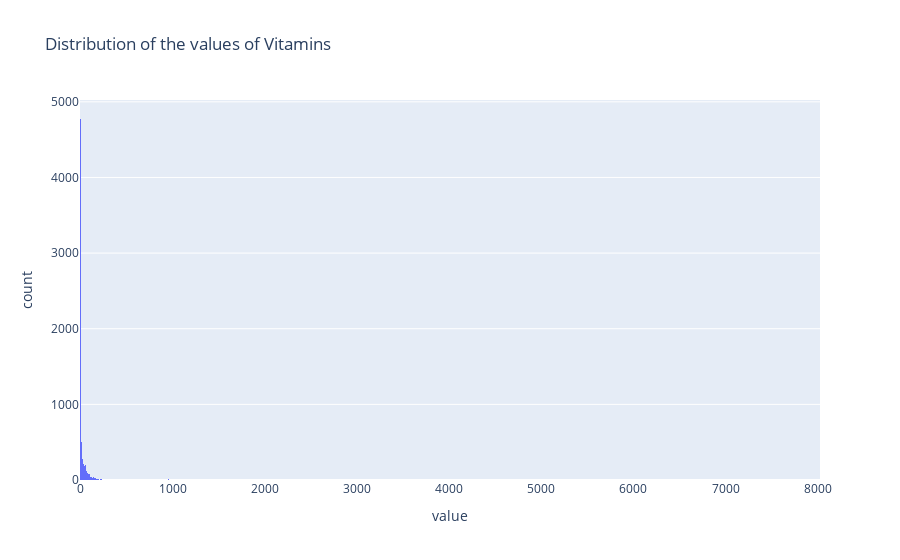

This figure's notebook cell:
### Markdown cell above
We can check the distribution of the data to see which statistical approach can be used.

### Code cell
# draw a histogram to check value distribution
fig = px.histogram(nutr_vit['value'], x='value', title='Distribution of the values of Vitamins')
fig.show()

### Figure 1 — Plotly figure (JSON) as saved in the notebook; plotly's stock layout.template omitted (floating-point values rounded to 4 significant figures; data arrays with more than 128 entries replaced by an {"elided": "..."} marker saying what was removed)
{"data": [{"alignmentgroup": "True", "bingroup": "x", "hovertemplate": "value=%{x}<br>count=%{y}<extra></extra>", "legendgroup": "", "marker": {"color": "#636efa", "pattern": {"shape": ""}}, "name": "", "offsetgroup": "", "orientation": "v", "showlegend": false, "type": "histogram", "x": {"elided": "7045 float values"}, "xaxis": "x", "yaxis": "y"}], "layout": {"barmode": "relative", "legend": {"tracegroupgap": 0}, "title": {"text": "Distribution of the values of Vitamins"}, "xaxis": {"anchor": "y", "domain": [0, 1], "title": {"text": "value"}}, "yaxis": {"anchor": "x", "domain": [0, 1], "title": {"text": "count"}}}}
